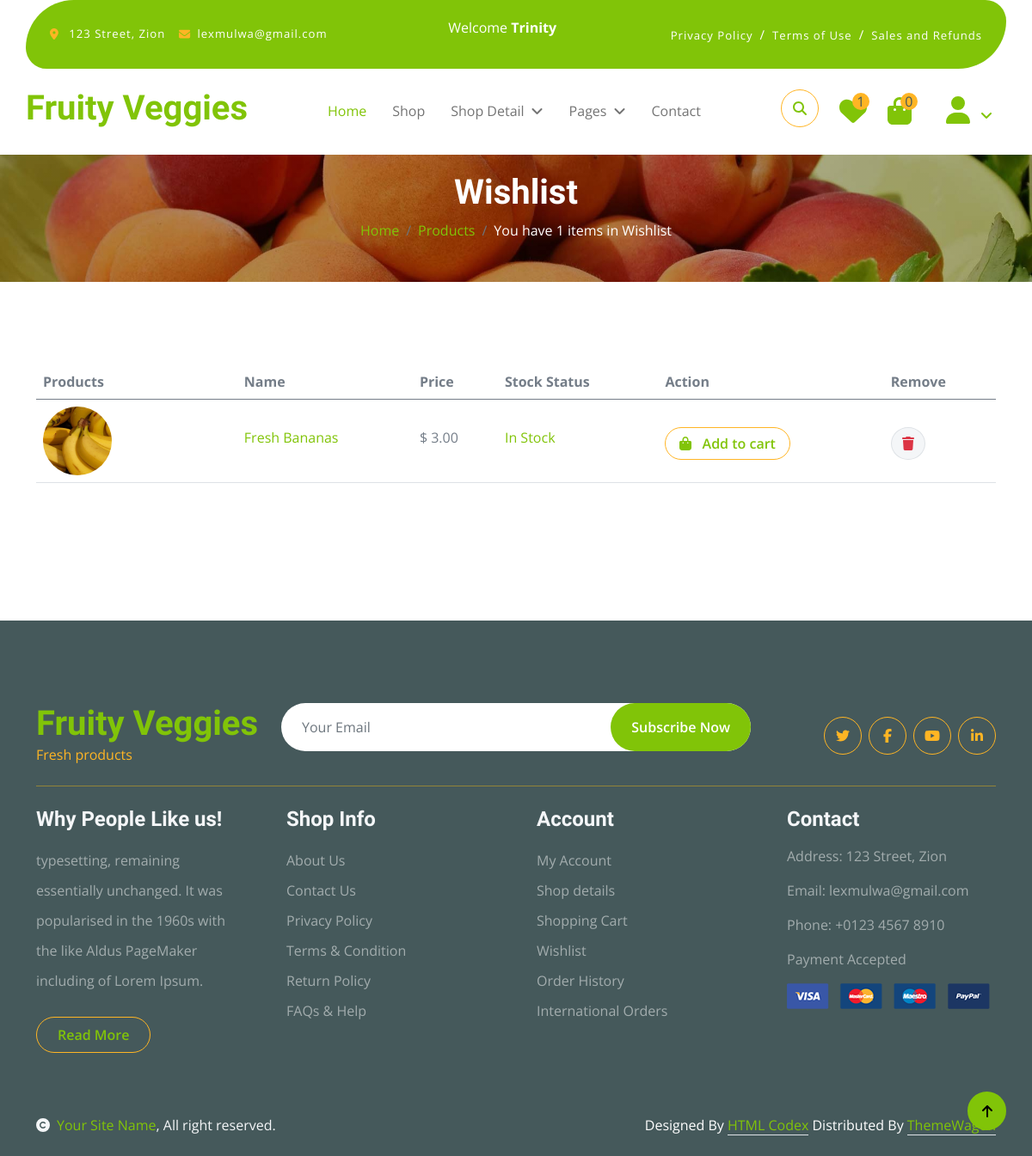
Before: /wishlist (signed in) with the older database file.
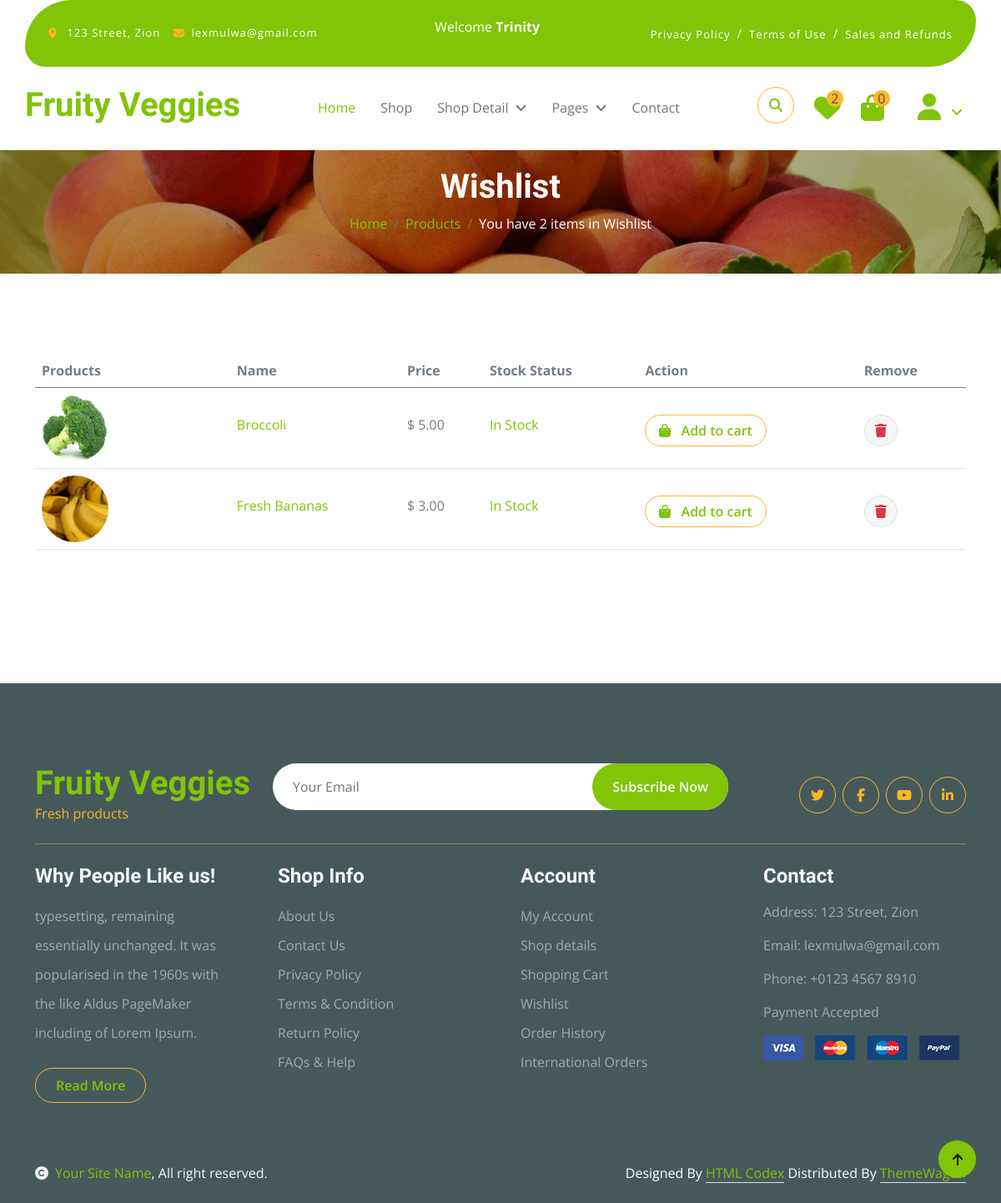
After: the same page with the newer database file.
### core/models.py (models this page shows, shortened)
class WishList(models.Model):
    user = models.ForeignKey(User, on_delete=models.SET_NULL, null=True)
    product = models.ForeignKey(Product, on_delete=models.SET_NULL, null=True)
    date = models.DateTimeField(auto_now_add=True)
    class Meta:
        verbose_name_plural = "WishList"

class Product(models.Model):
    pid = ShortUUIDField(unique=True, length=10, max_length=20, alphabet="abcdefgh12345")
    user = models.ForeignKey(User, on_delete=models.SET_NULL, null=True)
    category = models.ForeignKey(Category, on_delete=models.SET_NULL, null=True, related_name="category")
    vendor = models.ForeignKey(Vendor, on_delete=models.SET_NULL, null=True, related_name="products")
    tags = TaggableManager(blank=True)
    title = models.CharField(max_length=100, default="Fresh produce")
    image = models.ImageField(upload_to=user_directory_path, default="product.jpg")
    description = models.TextField(null=True, blank=True, default="This is a product")
    price = models.DecimalField(max_digits=999999, decimal_places=2, default="1.99")
    old_price = models.DecimalField(max_digits=999999, decimal_places=2, default="2.99")
    specifications = models.TextField(null=True, blank=True)
    product_status = models.CharField(choices=STATUS ,max_length=20, default="in-review")
    status = models.BooleanField(default=True)
    in_stock = models.BooleanField(default=True)
    featured = models.BooleanField(default=False)
    digital = models.BooleanField(default=False)
    sku = ShortUUIDField(unique=True, length=4, max_length=10, prefix="sku", alphabet="1234567890")
    date = models.DateTimeField(auto_now_add=True)
    updated = models.DateTimeField(null=True, blank=True)
    class Meta:
        ordering = ['-updated', '-created']
    class Meta:
        verbose_name_plural = "Products"
        ordering = ['-date', '-updated']

### core/views.py (the view)
# urls.py: path('wishlist', views.wishlist_view, name="wishlist"),
@login_required
def wishlist_view(request):
    try:
        wishlist = WishList.objects.filter(user=request.user)
    except:
        wishlist = None
    context = {'wishlist': wishlist}
    return render(request, 'core/wishlist.html', context)

### core/context_processor.py (called while the page is built)
def default(request):
    categories = Category.objects.all()
    vendors = Vendor.objects.all()
    min_max_price = Product.objects.aggregate(Min("price"), Max("price"))
    try:
        wishlist = WishList.objects.filter(user=request.user)
    except:
        wishlist = 0
    return {
        'categories': categories, 'vendors': vendors, 'min_max_price': min_max_price,'wishlist': wishlist
    }

### userAuth/models.py (called while the page is built)
    def __str__(self):
        return self.username

### templates/core/wishlist.html (shortened to what this page needs)
{% extends 'partials/base.html' %}
{% load static %}
{% block content %}
    <main id="wishlist-list">
        <div class="container-fluid page-header py-5">
            <h1 class="text-center text-white display-6">Wishlist</h1>
            <ol class="breadcrumb justify-content-center mb-0">
                <li class="breadcrumb-item"><a href="{% url 'core:index' %}">Home</a></li>
                <li class="breadcrumb-item"><a href="{% url 'core:products' %}">Products</a></li>
                <li class="breadcrumb-item active text-white">You have {{wishlist.count}} items in Wishlist</li>
            </ol>
        </div>
        <div class="container-fluid py-5">
            <div class="container py-5">
                <div class="table-responsive">
                    <table class="table">
                        <thead>
                          <tr>
                            <th scope="col">Products</th>
                            <th scope="col">Name</th>
                            <th scope="col">Price</th>
                            <th scope="col">Stock Status</th>
                            <th scope="col">Action</th>
                            <th scope="col">Remove</th>
                          </tr>
                        </thead>
                        <tbody>
                            {% for w in wishlist %}
                            <tr>
                                <th scope="row">
                                    <div class="d-flex align-items-center">
                                        <a href="{% url 'core:product' w.product.pid %}">
                                            <img src="{{w.product.image.url}}" class="img-fluid me-5 rounded-circle" style="width: 80px; height: 80px;" alt="">
                                        </a>
                                    </div>
                                </th>
                                <td>
                                    <p class="mb-0 mt-4"><a href="{% url 'core:product' w.product.pid %}">{{w.product.title}}</a></p>
                                </td>
                                <td>
                                    <p class="mb-0 mt-4" >$ <span class="current-product-price-{{w.product.id}}">
                                        {{w.product.price|floatformat:2}}
                                    </span>
                                </p>
                                </td>
                                <td>
                                    <p class="mb-0 mt-4">{% if w.product.in_stock %} <span class="text-primary">In Stock</span> {% else %} <span class="text-danger">Out of Stock</span>  {% endif %}</p>
                                </td>
                                <td>
                                    <button id="add-to-cart-btn" data-index="{{w.product.id}}" class="add-to-cart-btn btn border border-secondary rounded-pill px-3 mt-4 text-primary">
                                        <i class="fa fa-shopping-bag me-2 text-primary"></i>
                                        Add to cart
                                    </button>
                                </td>
                                <td>
                                    <button class=" delete-wishlist-product btn btn-md rounded-circle bg-light border mt-4" data-wishlist-product="{{w.id}}"">
                                        <i class="fa fa-trash text-danger"></i>
                                    </button>
                                </td>
                            </tr>
                            {% empty %}
                            <tr>
                                <td><p class="mb-0 mt-4">No Item in wishlist. Add a product to the wishlist to view it.</p></td>
                            </tr>
                            {% endfor %}
                        </tbody>
                    </table>
                </div>
            </div>
        </div>
    </main>
{% endblock content %}

### templates/partials/base.html (shortened to what the changed rows need)
{% load static %}
<!DOCTYPE html>
<html lang="en">
    <head>
        <link rel="stylesheet" href="https://use.fontawesome.com/releases/v5.15.4/css/all.css"/>
        <link href="https://cdn.jsdelivr.net/npm/bootstrap-icons@1.4.1/font/bootstrap-icons.css" rel="stylesheet">
        <link rel="stylesheet" href="https://cdnjs.cloudflare.com/ajax/libs/font-awesome/6.5.1/css/all.min.css" />
        <link href="{% static 'lib/lightbox/css/lightbox.min.css' %}" rel="stylesheet">
        <link href="{% static 'lib/owlcarousel/assets/owl.carousel.min.css' %}" rel="stylesheet">
        <link href="{% static 'css/bootstrap.min.css' %}" rel="stylesheet">
        <link href="{% static 'css/style.css' %}" rel="stylesheet">
    </head>
    <body>
        <div class="container-fluid fixed-top">
            <div class="container px-0">
                <nav class="navbar navbar-light bg-white navbar-expand-xl">
                    <a href="{% url 'core:index' %}" class="navbar-brand"><h1 class="text-primary display-6">Fruity Veggies</h1></a>
                    <div class="collapse navbar-collapse bg-white" id="navbarCollapse">
                        <div class="d-flex m-3 me-0">
                            <a href="{% url 'core:wishlist' %}" class="position-relative me-4 my-auto">
                                <i class="fa fa-heart fa-2x"></i>
                                <span class="position-absolute bg-secondary rounded-circle d-flex align-items-center justify-content-center text-dark px-1" style="top: -5px; left: 15px; height: 20px; min-width: 20px;">
                                    {{wishlist.count}}
                                </span>
                            </a>
                        </div>
                    </div>
                </nav>
            </div>
        </div>
        {% block content %}
        {% endblock content %}
        <div class="container-fluid bg-dark text-white-50 footer pt-5 mt-5">
            <div class="container py-5">
                <div class="pb-4 mb-4" style="border-bottom: 1px solid rgba(226, 175, 24, 0.5) ;">
                    <div class="row g-4">
                        <div class="col-lg-3">
                            <a href="#">
                                <h1 class="text-primary mb-0">Fruity Veggies</h1>
                            </a>
                        </div>
                    </div>
                </div>
            </div>
        </div>
    </body>
</html>

Changed rows visible on the page:
added WishList: product.image (picture), product "Broccoli", product.price "5.00", shows "In Stock"
Other visible differences:
{{ wishlist.count }}: "1" → "2"
